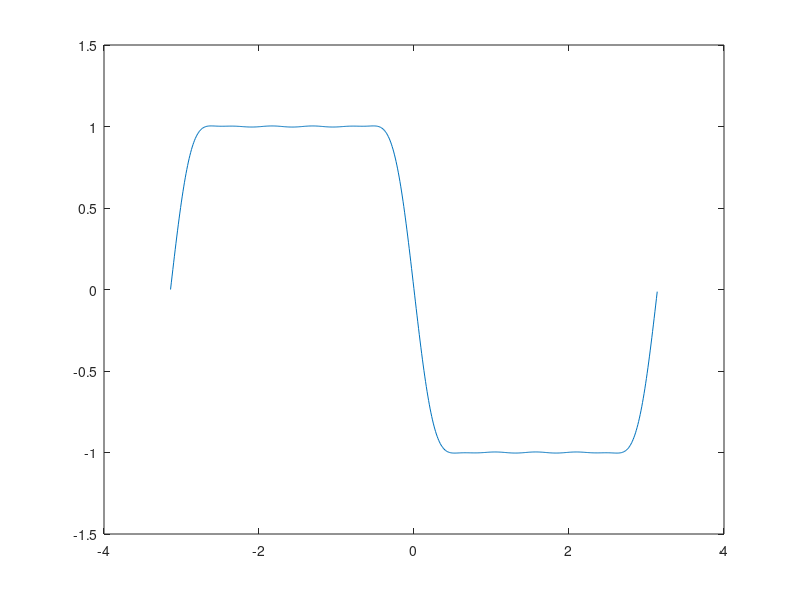

This figure's MATLAB source:
clear all;
close all;
clc;
M=25;
tau=(M-1)/2;
n=0:M-1;
hd=(2./(pi*(n-tau))).*((sin(n*pi/2)).^2);
wham=0.54-0.46*cos((2*pi*n)/(M-1));
hd(tau+1)=0;
h=hd.*wham;
w=-pi:0.01:pi;
hw=freqz(h,1,w);
hrw=exp(-j*(pi/2-12*w)).*hw;
plot(w,hrw)